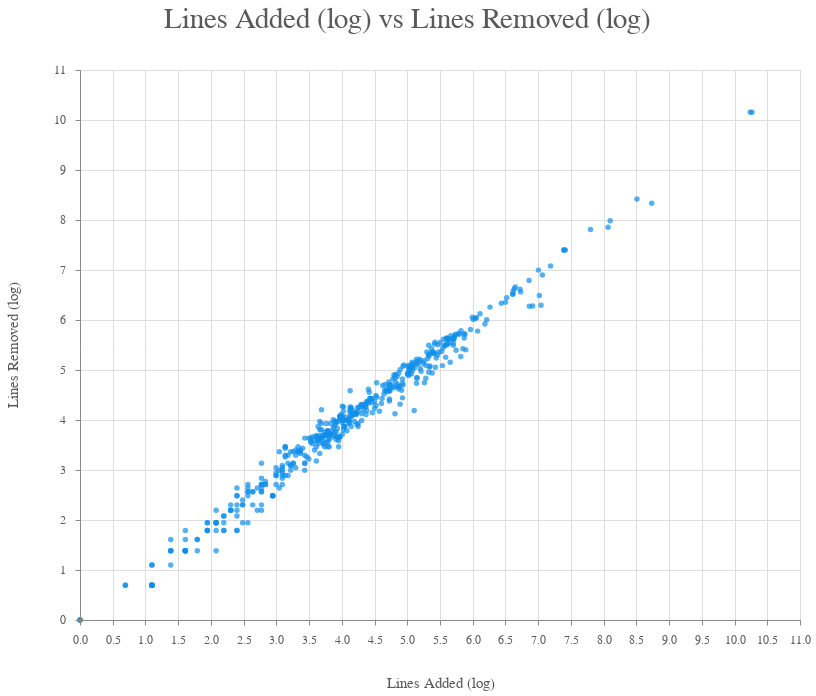

Vega-Lite specification for this chart:
### Vega specification from a JSON file in a GitHub repository (floating-point values rounded to 4 significant figures; data arrays with more than 128 entries replaced by an {"elided": "..."} marker saying what was removed)
{"$schema": "https://vega.github.io/schema/vega/v4.json", "autosize": "pad", "axes": [{"labelOverlap": true, "orient": "bottom", "scale": "x", "tickCount": {"signal": "ceil(width/40)"}, "title": "Lines Added (log)", "zindex": 1}, {"domain": false, "grid": true, "gridScale": "y", "labels": false, "maxExtent": 0, "minExtent": 0, "orient": "bottom", "scale": "x", "tickCount": {"signal": "ceil(width/40)"}, "ticks": false, "zindex": 0}, {"labelOverlap": true, "orient": "left", "scale": "y", "tickCount": {"signal": "ceil(height/40)"}, "title": "Lines Removed (log)", "zindex": 1}, {"domain": false, "grid": true, "gridScale": "x", "labels": false, "maxExtent": 0, "minExtent": 0, "orient": "left", "scale": "y", "tickCount": {"signal": "ceil(height/40)"}, "ticks": false, "zindex": 0}], "config": {"axis": {"labelColor": "rgba(0,0,0,0.65)", "labelFont": "HelveticaNeue, Arial", "labelFontSize": 12, "labelPadding": 10, "titleColor": "rgba(0,0,0,0.65)", "titleFont": "HelveticaNeue-Medium, Arial", "titleFontSize": 15, "titleFontWeight": "normal", "titlePadding": 30}, "axisY": {"minExtent": 30}, "style": {"group-title": {"fill": "rgba(0,0,0,0.65)", "font": "HelveticaNeue, Arial", "fontSize": 29, "fontWeight": "normal"}, "rect": {"stroke": "rgba(200, 200, 200, 0.5)"}}}, "data": [{"name": "source_2", "progress": 100.0, "values": {"elided": "465 records"}}], "height": 550, "marks": [{"encode": {"hover": {"fill": {"value": "#7EC2F3"}}, "update": {"fill": {"value": "#108EE9"}, "opacity": {"value": 0.7}, "shape": {"value": "circle"}, "x": {"field": "x", "scale": "x"}, "y": {"field": "y", "scale": "y", "title": "Miles per Gallon"}}}, "from": {"data": "source_2"}, "name": "marks", "style": ["circle"], "type": "symbol"}], "padding": 5, "scales": [{"domain": {"data": "source_2", "field": "x"}, "name": "x", "nice": true, "range": [0, {"signal": "width"}], "type": "linear", "zero": true}, {"domain": {"data": "source_2", "field": "y"}, "name": "y", "nice": true, "range": [{"signal": "height"}, 0], "type": "linear", "zero": true}], "style": "cell", "title": {"offset": 30, "text": "Lines Added (log) vs Lines Removed (log)"}, "width": 720}
